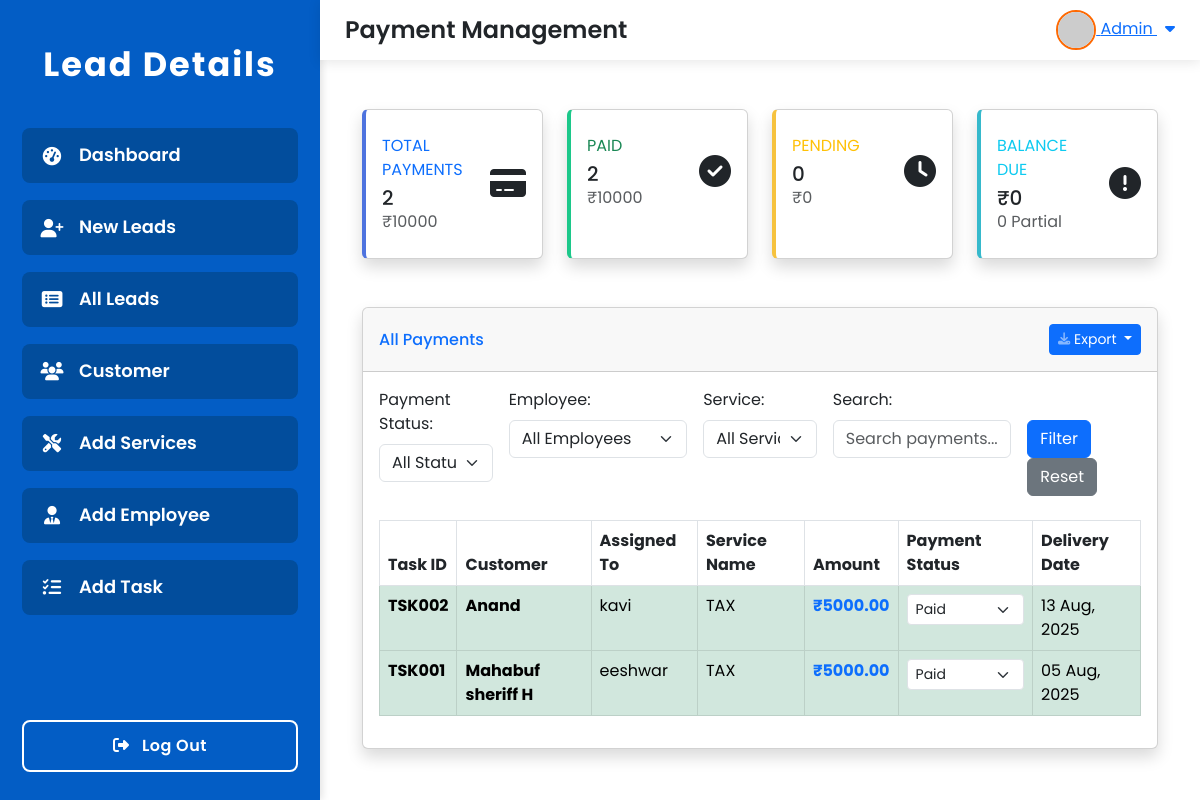
The page /payments/ on the database as committed earlier.
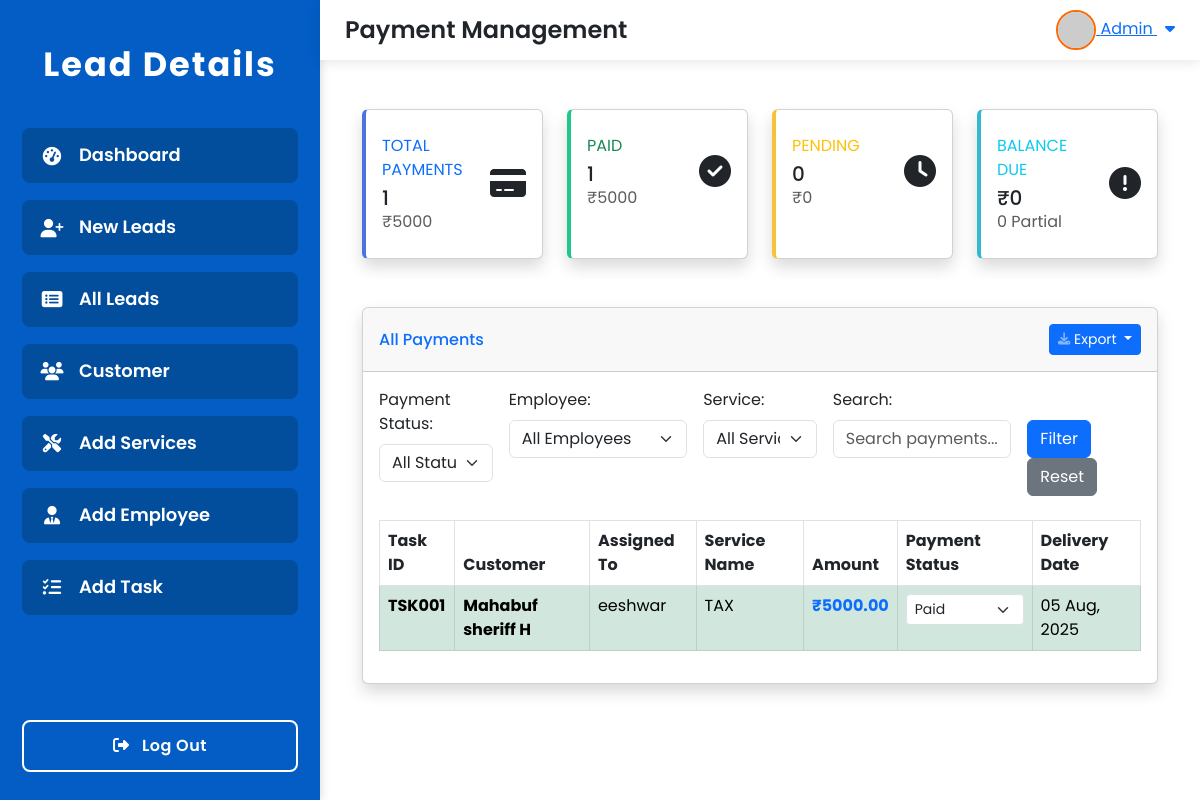
The same page on the database as committed later.
### lead/models.py (models this page shows, shortened)
class Task(models.Model):
    PAYMENT_STATUS_CHOICES = [
        ('paid', 'Paid'),
        ('pending', 'Pending'),
        ('balance', 'Balance'),
    ]
    TASK_STATUS_CHOICES = [
        ('assigned', 'Assigned'),
        ('in_progress', 'In Progress'),
        ('completed', 'Completed'),
        ('on_hold', 'On Hold'),
        ('cancelled', 'Cancelled'),
    ]
    task_id = models.CharField(max_length=20, unique=True, blank=True)
    assigned_to = models.ForeignKey(Employee, on_delete=models.CASCADE, related_name='assigned_tasks')
    customer_name = models.ForeignKey(Lead, on_delete=models.CASCADE, related_name='customer_tasks')
    service_name = models.ForeignKey(Service, on_delete=models.CASCADE, related_name='service_tasks')
    delivery_date = models.DateField()
    payment_amount = models.DecimalField(max_digits=10, decimal_places=2)
    payment_status = models.CharField(max_length=10, choices=PAYMENT_STATUS_CHOICES, default='pending')
    balance_amount = models.DecimalField(max_digits=10, decimal_places=2, default=0.00, blank=True, null=True)
    task_notes = models.TextField(blank=True, null=True)
    task_status = models.CharField(max_length=15, choices=TASK_STATUS_CHOICES, default='assigned')
    created_at = models.DateTimeField(auto_now_add=True)
    updated_at = models.DateTimeField(auto_now=True)
    class Meta:
        ordering = ['-created_at']

class Lead(models.Model):
    customer_id = models.CharField(max_length=50, unique=True)
    customer_name = models.CharField(max_length=200)
    mobile_no = models.CharField(max_length=15)
    father_name = models.CharField(max_length=200, blank=True, null=True)
    spouse_name = models.CharField(max_length=200, blank=True, null=True)
    mother_name = models.CharField(max_length=200, blank=True, null=True)
    aadhar_card_no = models.CharField(max_length=12, blank=True, null=True)
    pan_no = models.CharField(max_length=10, blank=True, null=True)
    company_name = models.CharField(max_length=200, blank=True, null=True)
    email_id = models.EmailField(blank=True, null=True)
    gst_no = models.CharField(max_length=15, blank=True, null=True)
    cin_no = models.CharField(max_length=21, blank=True, null=True)
    assigned_to = models.CharField(max_length=200, blank=True, null=True)
    delivery_date = models.DateField(blank=True, null=True)
    upload_document = models.FileField(upload_to='documents/', blank=True, null=True)
    note = models.TextField(blank=True, null=True)
    created_at = models.DateTimeField(auto_now_add=True)
    updated_at = models.DateTimeField(auto_now=True)
    class Meta:
        ordering = ['-created_at']

class Employee(models.Model):
    employee_id = models.CharField(max_length=20, unique=True)
    employee_name = models.CharField(max_length=100)
    phone_number = models.CharField(max_length=15)
    email = models.EmailField()
    address = models.TextField()

class Service(models.Model):
    CATEGORY_CHOICES = [
        ('Tax', 'Tax'),
        ('Registration', 'Registration'),
        ('Consultancy', 'Consultancy'),
        ('Filing', 'Filing'),
        ('Legal', 'Legal'),
    ]
    name = models.CharField(max_length=200)
    category = models.CharField(max_length=50, choices=CATEGORY_CHOICES)
    base_price = models.DecimalField(max_digits=10, decimal_places=2)
    description = models.TextField(blank=True, null=True)
    created_at = models.DateTimeField(auto_now_add=True)
    updated_at = models.DateTimeField(auto_now=True)
    class Meta:
        ordering = ['name']

### lead/views.py (the view, shortened to what this page needs)
# urls.py: path('payments/', views.payment_list, name='payment_list'),
def payment_list(request):
    status_filter = request.GET.get('status', '')
    employee_filter = request.GET.get('employee', '')
    service_filter = request.GET.get('service', '')
    search_query = request.GET.get('search', '')
    payments = Task.objects.all().select_related('customer_name', 'assigned_to', 'service_name')
    if status_filter:
        payments = payments.filter(payment_status=status_filter)
    if employee_filter:
        payments = payments.filter(assigned_to_id=employee_filter)
    if service_filter:
        payments = payments.filter(service_name_id=service_filter)
    payments = payments.order_by('-created_at')
    paginator = Paginator(payments, 15)  # Show 15 payments per page
    page_number = request.GET.get('page')
    payments = paginator.get_page(page_number)
    all_payments = Task.objects.all()
    total_payments = all_payments.count()
    paid_payments = all_payments.filter(payment_status='paid').count()
    pending_payments = all_payments.filter(payment_status='pending').count()
    partial_payments = all_payments.filter(payment_status='partial').count()
    total_amount = all_payments.aggregate(Sum('payment_amount'))['payment_amount__sum'] or 0
    paid_amount = all_payments.filter(payment_status='paid').aggregate(Sum('payment_amount'))['payment_amount__sum'] or 0
    pending_amount = all_payments.filter(payment_status='pending').aggregate(Sum('payment_amount'))['payment_amount__sum'] or 0
    balance_amount = all_payments.aggregate(Sum('balance_amount'))['balance_amount__sum'] or 0
    employees = Employee.objects.all().order_by('employee_name')
    services = Service.objects.all().order_by('name')
    context = {
        'payments': payments,
        'total_payments': total_payments,
        'paid_payments': paid_payments,
        'pending_payments': pending_payments,
        'partial_payments': partial_payments,
        'total_amount': total_amount,
        'paid_amount': paid_amount,
        'pending_amount': pending_amount,
        'balance_amount': balance_amount,
        'employees': employees,
        'services': services,
        'status_filter': status_filter,
        'employee_filter': employee_filter,
        'service_filter': service_filter,
        'search_query': search_query,
    }
    return render(request, 'payment_list.html', context)

### lead/templates/payment_list.html (shortened to what the changed rows need)
{% extends 'base.html' %}
{% block content %}
<div class="container-fluid my-4">
    <div class="row mb-4">
        <div class="col-xl-3 col-md-6 mb-4">
            <div class="card border-left-primary shadow h-100 py-2">
                <div class="card-body">
                    <div class="row no-gutters align-items-center">
                        <div class="col mr-2">
                            <div class="text-xs font-weight-bold text-primary text-uppercase mb-1">Total Payments</div>
                            <div class="h5 mb-0 font-weight-bold text-gray-800">{{ total_payments }}</div>
                            <div class="text-xs text-muted">₹{{ total_amount|floatformat:0 }}</div>
                        </div>
                    </div>
                </div>
            </div>
        </div>
        <div class="col-xl-3 col-md-6 mb-4">
            <div class="card border-left-success shadow h-100 py-2">
                <div class="card-body">
                    <div class="row no-gutters align-items-center">
                        <div class="col mr-2">
                            <div class="text-xs font-weight-bold text-success text-uppercase mb-1">Paid</div>
                            <div class="h5 mb-0 font-weight-bold text-gray-800">{{ paid_payments }}</div>
                            <div class="text-xs text-muted">₹{{ paid_amount|floatformat:0 }}</div>
                        </div>
                    </div>
                </div>
            </div>
        </div>
    </div>
    <div class="card shadow mb-4">
        <div class="card-body">
            <div class="table-responsive">
                <table class="table table-bordered" id="paymentsTable" width="100%" cellspacing="0">
                    <thead>
                        <tr>
                            <th>Task ID</th>
                            <th>Customer</th>
                            <th>Assigned To</th>
                            <th>Service Name</th>
                            <th>Amount</th>
                            <th>Payment Status</th>
                            <th>Delivery Date</th>
                        </tr>
                    </thead>
                    <tbody>
                        {% for payment in payments %}
                        <tr {% if payment.payment_status == 'pending' %}class="table-warning"{% elif payment.payment_status == 'paid' %}class="table-success"{% elif payment.payment_status == 'partial' %}class="table-info"{% endif %}>
                            <td>
                                <strong>{{ payment.task_id }}</strong>
                            </td>
                            <td>
                                <div>
                                    <strong>{{ payment.customer_name.customer_name }}</strong><br>
                                </div>
                            </td>
                            <td>{{ payment.assigned_to.employee_name }}</td>
                            <td>{{ payment.service_name.name }}</td>
                            <td>
                                <strong class="text-primary">₹{{ payment.payment_amount }}</strong>
                            </td>
                            <td>
                                <select class="form-select form-select-sm payment-status-select" data-payment-id="{{ payment.id }}">
                                    <option value="paid" {% if payment.payment_status == 'paid' %}selected{% endif %}>Paid</option>
                                </select>
                            </td>
                            <td>{{ payment.delivery_date|date:"d M, Y" }}</td>
                        </tr>
                        {% empty %}
                        <tr>
                            <td colspan="8" class="text-center">No payments found.</td>
                        </tr>
                        {% endfor %}
                    </tbody>
                </table>
            </div>
        </div>
    </div>
</div>
{% endblock %}

Rows that differ between the two databases and show on the page:
removed Task: task_id "TSK002", customer_name.customer_name "Anand", assigned_to.employee_name "kavi", service_name.name "TAX", payment_amount "5000.00", payment_status+id "Paid", delivery_date "13 Aug, 2025"
Other text that changed with them:
{{ total_payments }}: "2" → "1"
{{ total_amount|floatformat:0 }}: "10000" → "5000"
{{ paid_payments }}: "2" → "1"
{{ paid_amount|floatformat:0 }}: "10000" → "5000"
